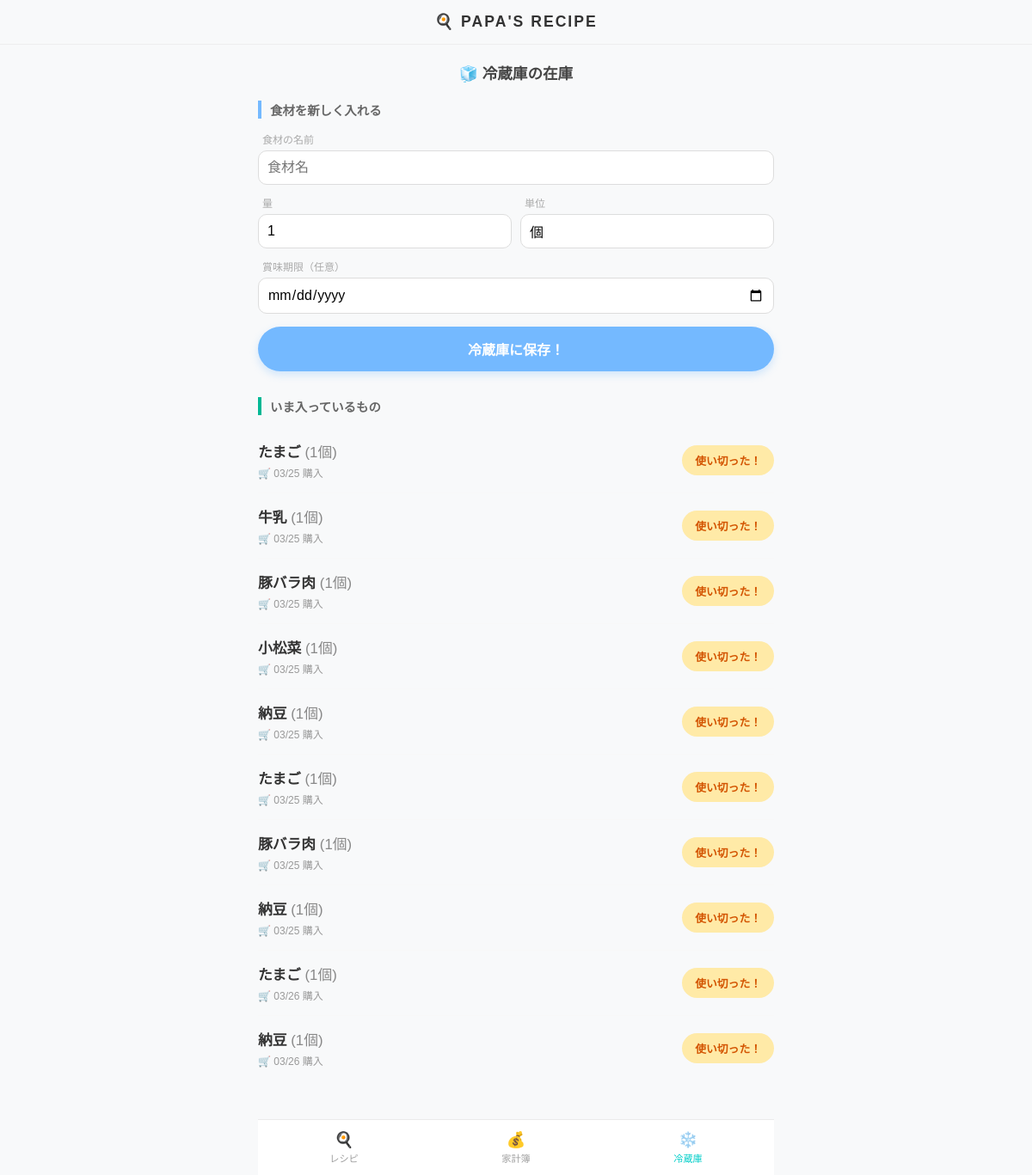
Before: /inventory/ (signed in) with the older database file.
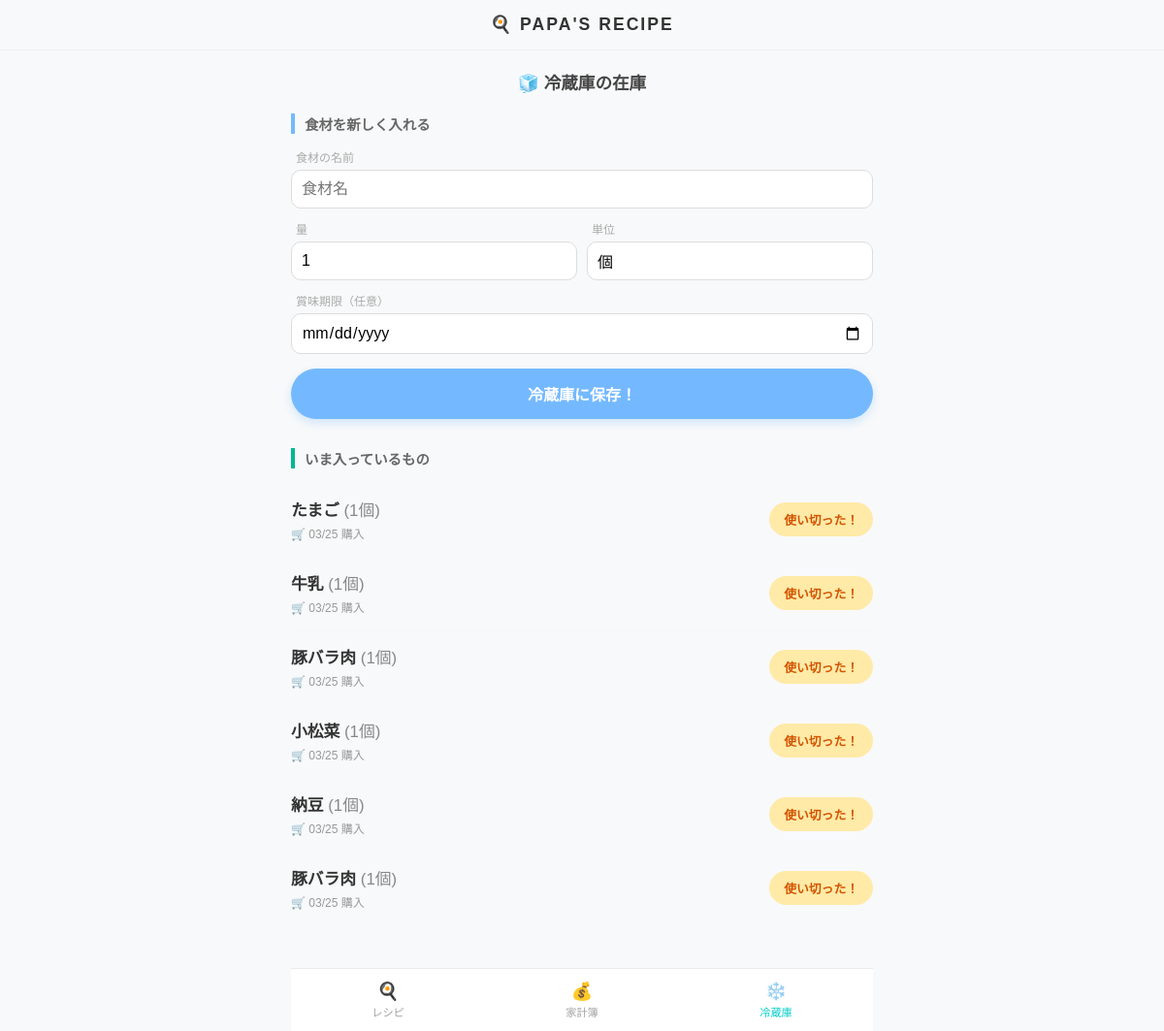
After: the same page with the newer database file.
### recipes/models.py (models this page shows, shortened)
class Inventory(models.Model):
    user = models.ForeignKey(User, on_delete=models.CASCADE)
    name = models.CharField(max_length=50, verbose_name="食材名")
    purchase_date = models.DateField(default=timezone.now, verbose_name="購入日")
    expiration_date = models.DateField(null=True, blank=True, verbose_name="賞味期限")
    quantity = models.IntegerField(default=1, verbose_name="数量")
    unit = models.CharField(max_length=20, default="個", verbose_name="単位")

### recipes/views.py (the view)
# urls.py: path('inventory/', views.inventory_list, name='inventory_list'),
@login_required
def inventory_list(request):
    items = Inventory.objects.filter(user=request.user).order_by('expiration_date')
    if request.method == 'POST':
        form = InventoryForm(request.POST)
        if form.is_valid():
            inventory = form.save(commit=False)
            inventory.user = request.user
            inventory.save()
            return redirect('inventory_list')
    else:
        form = InventoryForm()
    return render(request, 'recipes/inventory_list.html', {'items': items, 'form': form})

### recipes/forms.py
class InventoryForm(forms.ModelForm):
    class Meta:
        model = Inventory
        fields = ['name', 'quantity', 'unit', 'expiration_date']
        widgets = {
            'expiration_date': forms.DateInput(attrs={'type': 'date', 'style': 'padding: 10px; border-radius: 10px; border: 1px solid #ddd;'}),
            'name': forms.TextInput(attrs={'placeholder': '食材名', 'style': 'padding: 10px; border-radius: 10px; border: 1px solid #ddd;'}),
            'quantity': forms.NumberInput(attrs={'placeholder': '数量', 'style': 'padding: 10px; border-radius: 10px; border: 1px solid #ddd;'}),
            'unit': forms.TextInput(attrs={'placeholder': '単位', 'style': 'padding: 10px; border-radius: 10px; border: 1px solid #ddd;'}),
        }

### recipes/templates/recipes/inventory_list.html (shortened to what this page needs)
{% extends 'recipes/base.html' %}
{% block content %}
<h2 style="text-align: center; margin: 10px 0 20px; color: #444; font-size: 1.1em;">🧊 冷蔵庫の在庫</h2>
<div class="ui-card inventory-add-section">
    <h3 style="font-size: 0.9em; margin: 0 0 15px 0; color: #666; border-left: 4px solid #74b9ff; padding-left: 10px;">食材を新しく入れる</h3>
    <form method="post" class="inventory-form">
        <label style="font-size: 0.75em; color: #aaa; margin-left: 5px;">食材の名前</label>
        {{ form.name }}
        <div style="display: flex; gap: 10px;">
            <div style="flex: 1;">
                <label style="font-size: 0.75em; color: #aaa; margin-left: 5px;">量</label>
                {{ form.quantity }}
            </div>
            <div style="flex: 1;">
                <label style="font-size: 0.75em; color: #aaa; margin-left: 5px;">単位</label>
                {{ form.unit }}
            </div>
        </div>
        <label style="font-size: 0.75em; color: #aaa; margin-left: 5px;">賞味期限（任意）</label>
        {{ form.expiration_date }}
        <button type="submit" class="btn-submit">冷蔵庫に保存！</button>
    </form>
</div>
<div class="ui-card">
    <h3 style="font-size: 0.9em; margin: 0 0 15px 0; color: #666; border-left: 4px solid #00b894; padding-left: 10px;">いま入っているもの</h3>
    {% for item in items %}
    <div class="item-card">
        <div class="item-main">
            <div class="item-name">
                {{ item.name }}
                <span style="font-weight: normal; color: #888;">({{ item.quantity }}{{ item.unit }})</span>
            </div>
            <div class="item-meta">
                <span>🛒 {{ item.purchase_date|date:"m/d" }} 購入</span>
            </div>
        </div>
        <a href="{% url 'inventory_delete' item.pk %}"
           class="btn-delete"
           onclick="return confirm('「{{ item.name }}」使い切った？')">
           使い切った！
        </a>
    </div>
    {% empty %}
    <div style="text-align: center; padding: 40px 0;">
        <p style="font-size: 3em; margin: 0;">🍃</p>
        <p style="color: #bbb; font-size: 0.9em; font-weight: bold;">冷蔵庫、空っぽやで。</p>
    </div>
    {% endfor %}
</div>
{% endblock %}

### recipes/templates/recipes/base.html (shortened to what this page needs)
<!DOCTYPE html>
<html lang="ja">
<head>
</head>
<body>
    <header class="app-header">
        <div style="display: flex; justify-content: center; align-items: center; position: relative; width: 100%; max-width: 600px; margin: 0 auto;">
            <h1>🍳 PAPA'S RECIPE</h1>
        </div>
    </header>
    <div class="container">
        {% block content %}{% endblock %}
    </div>
    <nav class="bottom-nav">
        <a href="{% url 'recipe_list' %}" class="{% if 'recipe' in request.resolver_match.url_name %}active{% endif %}">
            <span class="nav-icon">🍳</span><span>レシピ</span>
        </a>
        <a href="{% url 'budget_list' %}" class="{% if 'budget' in request.resolver_match.url_name %}active{% endif %}">
            <span class="nav-icon">💰</span><span>家計簿</span>
        </a>
        <a href="{% url 'inventory_list' %}" class="{% if 'inventory' in request.resolver_match.url_name %}active{% endif %}">
            <span class="nav-icon">❄️</span><span>冷蔵庫</span>
        </a>
    </nav>
</body>
</html>

### recipes/templates/recipes/base.html (style rules this page uses)
body { font-family: 'Noto Sans JP', sans-serif; background-color: #F8F9FA; color: #333; margin: 0; padding-bottom: 90px; }
input, textarea, select { font-size: 16px !important; font-family: inherit; }
.container { max-width: 600px; margin: 0 auto; padding: 20px; padding-top: 10px; }
.app-header { position: sticky; top: 0; width: 100%; background-color: rgba(248, 249, 250, 0.95); backdrop-filter: blur(8px); z-index: 1100; padding: 15px 0; border-bottom: 1px solid #eee; text-align: center; }
.app-header h1 { margin: 0; font-size: 1.1em; letter-spacing: 2px; color: #333; font-weight: 700; }
.bottom-nav { position: fixed; bottom: 0; width: 100%; max-width: 600px; left: 50%; transform: translateX(-50%); background-color: rgba(255, 255, 255, 0.95); backdrop-filter: blur(10px); border-top: 1px solid #EBEBEB; display: flex; justify-content: space-around; padding: 12px 0 calc(12px + env(safe-area-inset-bottom)); z-index: 1000; }
.bottom-nav a { text-decoration: none; color: #A0A0A0; font-size: 0.7em; display: flex; flex-direction: column; align-items: center; font-weight: 500; transition: color 0.3s; }
.bottom-nav a.active { color: #00cec9; }
.nav-icon { font-size: 1.6em; margin-bottom: 2px; }

### recipes/templates/recipes/inventory_list.html (style rules this page uses)
.inventory-form input[type="text"], .inventory-form input[type="number"], .inventory-form select { width: 100%; max-width: 100%; box-sizing: border-box; -webkit-appearance: none; border: 1px solid #ddd; padding: 12px; border-radius: 12px; font-size: 16px !important; margin-bottom: 12px; display: block; }
.inventory-form input[type="date"] { display: block; width: 100% !important; max-width: 100%; box-sizing: border-box; padding: 12px; border-radius: 12px; border: 1px solid #ddd; font-size: 16px !important; -webkit-appearance: none; margin: 5px 0 15px 0; }
.inventory-form label { display: block; margin-bottom: 5px; font-size: 0.9em; color: #666; }
.inventory-add-section { margin-bottom: 30px; }
.inventory-form input { width: 100%; margin-bottom: 12px; padding: 12px; border: 1px solid #ddd; border-radius: 12px; box-sizing: border-box; }
.btn-submit { background-color: #74b9ff; color: white; border: none; padding: 14px; border-radius: 30px; font-weight: bold; width: 100%; font-size: 1em; box-shadow: 0 4px 10px rgba(116, 185, 255, 0.3); }
.item-card { display: flex; justify-content: space-between; align-items: center; padding: 15px 0; border-bottom: 1px solid #f8f8f8; }
.item-card:last-child { border-bottom: none; }
.item-main { flex-grow: 1; }
.item-name { font-weight: bold; font-size: 1.05em; color: #333; }
.item-meta { font-size: 0.75em; color: #999; margin-top: 4px; display: flex; gap: 10px; }
.btn-delete { background-color: #ffeaa7; color: #d35400; text-decoration: none; padding: 8px 15px; border-radius: 20px; font-size: 0.8em; font-weight: bold; white-space: nowrap; margin-left: 10px; }

Changed rows visible on the page:
removed Inventory: name "たまご", quantity "1", unit "個", purchase_date "03/25"
removed Inventory: name "納豆", quantity "1", unit "個", purchase_date "03/25"
removed Inventory: name "たまご", quantity "1", unit "個", purchase_date "03/26"
removed Inventory: name "納豆", quantity "1", unit "個", purchase_date "03/26"
